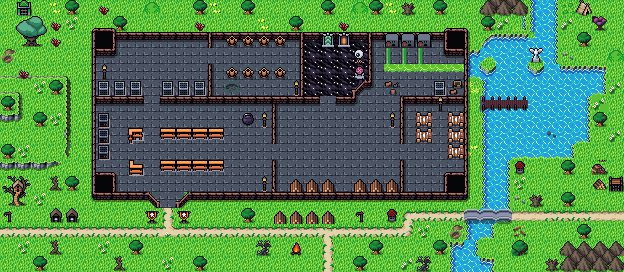

This is a level from a 2D game, rendered from its Tiled map with the project's own tilesets. A one-line summary and the map file follow, with tile-layer data summarised:
An orthogonal 39x17 tile map with 16x16 px tiles, 4 tile layers (Collision, Background, Ground, Clutter), 2 tilesets and 45 objects (dialog).

<map version="1.10" tiledversion="1.10.1" orientation="orthogonal" renderorder="right-down" width="39" height="17" tilewidth="16" tileheight="16" infinite="0" nextlayerid="9" nextobjectid="103">
 <editorsettings>
  <export target="wastetown..tmx" format="tmx" />
 </editorsettings>
 <tileset firstgid="1" source="../../../../common/maps/tileset/main.tsx" />
 <tileset firstgid="10113" source="../../../../common/maps/tileset/buildings.tsx" />
 <layer id="6" name="Collision" width="39" height="17">
  <data>[663 cells, 128 non-empty, 13 distinct tile ids]</data>
 </layer>
 <layer id="1" name="Background" width="39" height="17">
  <data>[663 cells, 363 non-empty, 45 distinct tile ids]</data>
 </layer>
 <layer id="2" name="Ground" width="39" height="17">
  <data>[663 cells, 438 non-empty, 48 distinct tile ids]</data>
 </layer>
 <layer id="3" name="Clutter" width="39" height="17">
  <properties>
   <property name="spriteLayer" type="bool" value="true" />
  </properties>
  <data>[663 cells, 368 non-empty, 98 distinct tile ids]</data>
 </layer>
 <objectgroup id="4" name="Objects">
  <object id="38" template="../../../../common/maps/obj/entry_up.tx" x="318.665" y="268.262" width="21.5" height="16">
   <properties>
    <property name="teleport" value="" />
   </properties>
  </object>
  <object id="47" template="../../../../common/maps/obj/gold.tx" x="282.663" y="66.101" />
  <object id="56" template="../../../../common/maps/obj/gold.tx" x="400" y="95.75">
   <properties>
    <property name="reward">[
  {
    "type": "gold",
    "count": 110,
    "addMaxCount": 50
 }
]</property>
   </properties>
  </object>
  <object id="55" template="../../../../common/maps/obj/treasure.tx" x="423.522" y="190.333">
   <properties>
    <property name="reward">[{
  "type": "randomCard",
  "count": 2,
  "probability": 1,
  "colors": [ "colorID" ]
},{
  "type": "randomCard",
  "count": 1,
  "probability": 1,
  "rarity": [ "rare", "mythicrare" ],
  "colors": [ "colorID" ]
},{
  "type": "randomCard",
  "count": 1,
  "addMaxCount": 2
}]</property>
   </properties>
  </object>
  <object id="63" template="../../../../common/maps/obj/treasure.tx" x="152.522" y="49.333">
   <properties>
    <property name="reward">[{
  "type": "randomCard",
  "count": 2,
  "probability": 1,
  "colors": [ "colorID" ]
},{
  "type": "randomCard",
  "count": 1,
  "probability": 1,
  "rarity": [ "rare", "mythicrare" ],
  "colors": [ "colorID" ]
},{
  "type": "randomCard",
  "count": 1,
  "addMaxCount": 2
}]</property>
   </properties>
  </object>
  <object id="49" template="../../../../common/maps/obj/gold.tx" x="20.652" y="97.522">
   <properties>
    <property name="reward">[
  {
    "type": "gold",
    "count": 40,
    "addMaxCount": 40
 }
]</property>
   </properties>
  </object>
  <object id="51" template="../../../../common/maps/obj/enemy.tx" gid="11419" x="323.191" y="127.645">
   <properties>
    <property name="enemy" value="Golem" />
    <property name="threatRange" type="int" value="30" />
    <property name="waypoints" value="84,85" />
   </properties>
  </object>
  <object id="54" template="../../../../common/maps/obj/enemy.tx" gid="11419" x="323.079" y="72.763">
   <properties>
    <property name="dialog">[
    {
        "condition": [
            { "checkQuestFlag": "mainQuest" },
            { "checkCharacterFlag": "dungeonMasterQuestGiven", "not": true }
        ],
        "text": "You sense this creature is one of many powerful beings lurking in the hidden lairs of Shandalar. Perhaps you should track your progress in clearing them.",
        "options": [
            {
                "name": "(Accept the challenge)",
                "action": [
                    {
                        "issueQuest": "54",
                        "setCharacterFlag": { "key": "dungeonMasterQuestGiven", "val": 1 }
                    }
                ],
                "text": "[Quest Added: Dungeon Master]"
            }
        ]
    }
]</property>
    <property name="effect">{ "startBattleWithCard": [ "Island|PGRU", "Rhystic Study|PCY" ] }</property>
    <property name="enemy" value="Jace" />
   </properties>
  </object>
  <object id="53" template="../../../../common/maps/obj/enemy.tx" x="509.579" y="231.263">
   <properties>
    <property name="enemy" value="Werewolf" />
    <property name="threatRange" type="int" value="60" />
   </properties>
  </object>
  <object id="52" template="../../../../common/maps/obj/enemy.tx" x="70.184" y="72.579">
   <properties>
    <property name="enemy" value="Symbiote" />
    <property name="threatRange" type="int" value="30" />
   </properties>
  </object>
  <object id="59" template="../../../../common/maps/obj/treasure.tx" x="36.5" y="16.5">
   <properties>
    <property name="reward">[{
  "type": "randomCard",
  "count": 2,
  "probability": 1,
  "colors": [ "colorID" ]
},{
  "type": "randomCard",
  "count": 1,
  "probability": 1,
  "rarity": [ "rare", "mythicrare" ],
  "colors": [ "colorID" ]
},{
  "type": "randomCard",
  "count": 1,
  "addMaxCount": 2
}]</property>
   </properties>
  </object>
  <object id="60" template="../../../../common/maps/obj/gold.tx" x="337.5" y="192.5">
   <properties>
    <property name="reward">[
  {
    "type": "gold",
    "count": 110,
    "addMaxCount": 50
 }
]</property>
   </properties>
  </object>
  <object id="61" template="../../../../common/maps/obj/gold.tx" x="607.5" y="38.5">
   <properties>
    <property name="reward">[
  {
    "type": "gold",
    "count": 110,
    "addMaxCount": 50
 }
]</property>
   </properties>
  </object>
  <object id="62" template="../../../../common/maps/obj/gold.tx" x="600.5" y="239.5">
   <properties>
    <property name="reward">[
  {
    "type": "gold",
    "count": 110,
    "addMaxCount": 50
 }
]</property>
   </properties>
  </object>
  <object id="64" template="../../../../common/maps/obj/enemy.tx" x="155" y="65.5">
   <properties>
    <property name="enemy" value="Illusionist" />
    <property name="threatRange" type="int" value="30" />
    <property name="waypoints" value="89,88" />
   </properties>
  </object>
  <object id="65" template="../../../../common/maps/obj/enemy.tx" x="247" y="160.5" width="22" height="13.5">
   <properties>
    <property name="enemy" value="Illusionist" />
    <property name="threatRange" type="int" value="30" />
    <property name="waypoints" value="84,85" />
   </properties>
  </object>
  <object id="66" template="../../../../common/maps/obj/enemy.tx" x="338.5" y="164">
   <properties>
    <property name="enemy" value="Illusionist" />
    <property name="threatRange" type="int" value="30" />
    <property name="waypoints" value="86,87" />
   </properties>
  </object>
  <object id="67" template="../../../../common/maps/obj/enemy.tx" x="160.5" y="193.5">
   <properties>
    <property name="enemy" value="Illusionist" />
    <property name="threatRange" type="int" value="30" />
   </properties>
  </object>
  <object id="74" template="../../../../common/maps/obj/manashards.tx" x="2" y="141.5" />
  <object id="75" template="../../../../common/maps/obj/manashards.tx" x="116.5" y="123" />
  <object id="76" template="../../../../common/maps/obj/manashards.tx" x="220.5" y="17.5" />
  <object id="77" template="../../../../common/maps/obj/enemy.tx" x="56" y="240">
   <properties>
    <property name="enemy" value="Adept Blue Wizard" />
    <property name="threatRange" type="int" value="30" />
    <property name="waypoints" value="92,80,81,80" />
   </properties>
  </object>
  </objectgroup>
</map>
<!-- 23 of 45 objects omitted -->
